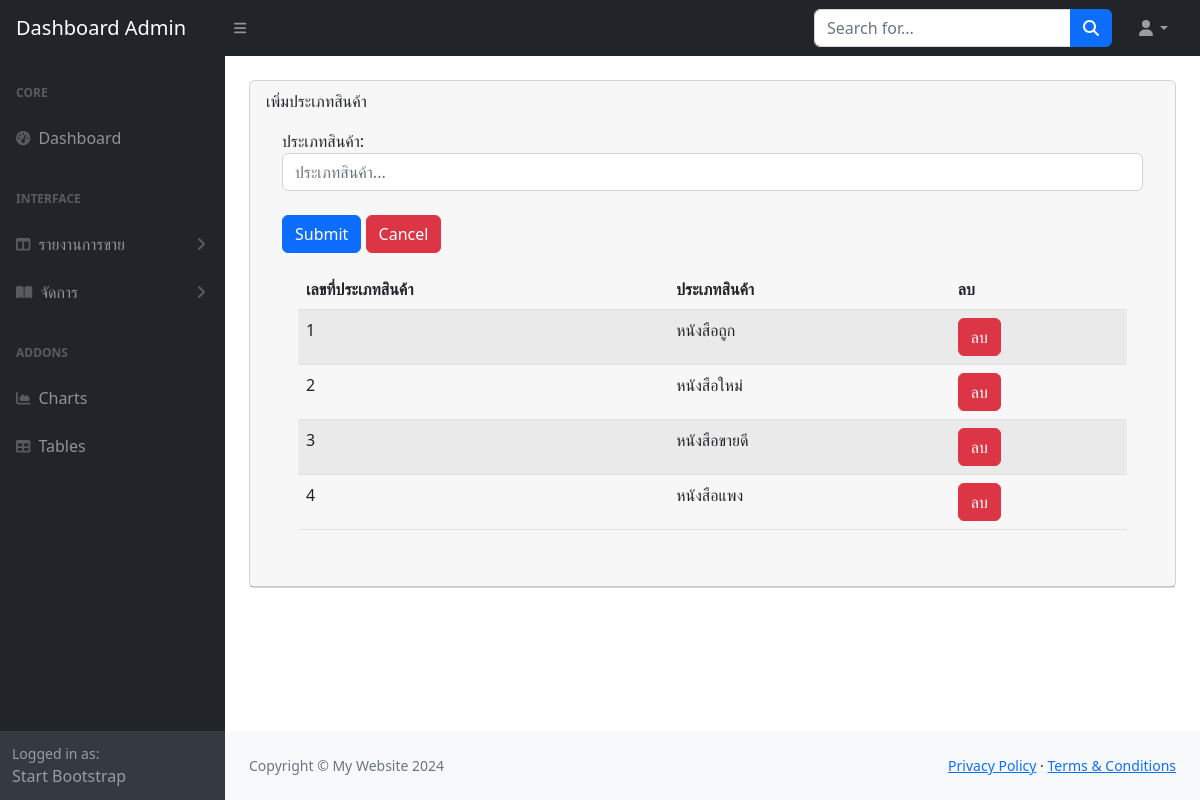
Page /admin/add_type_product.php on the committed database.
### tables this page shows
CREATE TABLE `type` (
  `id_type` int(5) NOT NULL,
  `name_type` varchar(60) NOT NULL
);

### admin/add_type_product.php (the view, shortened to what this page needs)
<!DOCTYPE html>
<html lang="en">
    <head>
        <link href="https://cdn.jsdelivr.net/npm/simple-datatables@7.1.2/dist/style.min.css" rel="stylesheet" />
        <link href="css/styles.css" rel="stylesheet" />
    </head>
    <body class="sb-nav-fixed">
        <?php
        include 'menu1.php';
        ?>
            <div id="layoutSidenav_content">
                <main>
                    <div class="container-fluid px-4">
                        <div class="card mb-4 mt-4">
                            <div class="card-header">
                                เพิ่มประเภทสินค้า
                                 <br>
                            <div class="card-body">
                            <form name="form1" method="post" action="insert_type_product.php" enctype="multipart/form-data">
                    <label>ประเภทสินค้า: </label>
                    <input type="text" name="tname" class="form-control" placeholder="ประเภทสินค้า..." require> <br>
                    <button type="submit" class="btn btn-primary">Submit</button>
                    <a class="btn btn-danger" href="add_type_product.php" role="button">Cancel</a>
                </form>
                <div class="card-body">
                                <table id="datatablesSimple" class="table table-striped">
                                    <thead>
                                        <tr>
                                            <th>เลขที่ประเภทสินค้า</th>
                                            <th>ประเภทสินค้า</th>
                                            <th>ลบ</th>
                                        </tr>
                                    </thead>
                                    <tbody>
<?php
$sql = "select * from type order by id_type";
$result=mysqli_query($conn,$sql);
while($row=mysqli_fetch_array($result)){
?>
                                        <tr>
                                            <td><?=$row['id_type']?></td>
                                            <td><?=$row['name_type']?></td>
                                            <td><a href="delete_type.php?id=<?=$row['id_type']?>" class="btn btn-danger">ลบ</a></td>
                                        </tr>
                                    <?php
                                    }
                                    ?>
                                </table>
                            </div>
                            </div>
                        </div>
                    </div>
                </main>
                <?php
        include 'footer.php';
        ?>
            </div>
        </div>
    </body>
</html>

### rows in the picture
type: id_type "1", name_type "หนังสือถูก"
type: id_type "2", name_type "หนังสือใหม่"
type: id_type "3", name_type "หนังสือขายดี"
type: id_type "4", name_type "หนังสือแพง"
